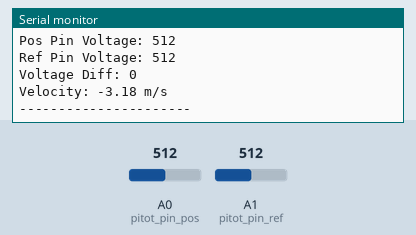
Recording of a sketch running on a simulated Arduino Uno, built with avr-gcc and run on an emulated ATmega328P. On the bench: the last lines printed to the serial monitor. The inputs (shaded band) are chosen by the test bench; at power-on: A1 (pitot_pin_ref) = 512, A0 (pitot_pin_pos) = 512.

Above: at 6.6 s.
6.7 s: A1 (pitot_pin_ref) set to 785
At 7.43 s:
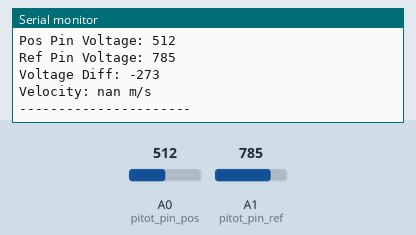
9.8 s: A1 (pitot_pin_ref) set to 808
At 10.69 s:
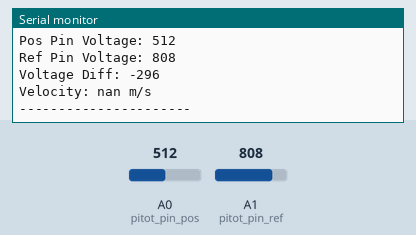
Timing chart, 0 to 12.3 s (numbered marks = the images above; inputs shaded):
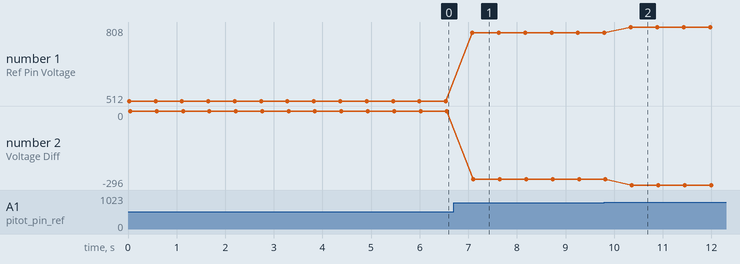

Measured:
- after the input at 6.7 s, the serial monitor: prints a new line after 0.38 s (image 1)
- after the input at 9.8 s, the serial monitor: prints a new line after 0.54 s (image 2)
- plotted number 1: 512 → 785 after the input at 6.7 s, 785 → 808 after the input at 9.8 s
- plotted number 2: 0 → -273 after the input at 6.7 s, -273 → -296 after the input at 9.8 s

The sketch:

pitot_tube.ino
```cpp
// Pitot Tube Connections
const int pitot_pin_pos = A0;
const int pitot_pin_ref = A1;

// Physical Constants
float density = 1.2;


void setup() {
  Serial.begin(9600);
  while(!Serial){;}
}
/*
void loop(){
  // Get Voltage from tube
  int pitot_voltage_pos = analogRead(pitot_pin_pos);
  int pitot_voltage_ref = analogRead(pitot_pin_ref);
  int pitot_voltage = pitot_voltage_pos - pitot_voltage_ref;
  float pitot_press_rdg = (((float)pitot_voltage / 1023.0) * 68947.6); // Convert to Pa
  float pitot_vel_rdg = sqrt((2*(pitot_press_rdg))/density)-25.96;
  Serial.println(pitot_vel_rdg);
}*/


void loop() {

  // Get Voltage from tube
  int pitot_voltage_pos = analogRead(pitot_pin_pos);
  Serial.print("Pos Pin Voltage: ");
  Serial.println(pitot_voltage_pos);
  int pitot_voltage_ref = analogRead(pitot_pin_ref);
  Serial.print("Ref Pin Voltage: ");
  Serial.println(pitot_voltage_ref);
  int pitot_voltage = pitot_voltage_pos - pitot_voltage_ref;
  Serial.print("Voltage Diff: ");
  Serial.println(pitot_voltage);
  float pitot_press_rdg = (((float)pitot_voltage / 1023.0) * 1244.2); // Convert to Pa
  float pitot_vel_rdg = sqrt((2*(pitot_press_rdg))/density)-3.18;
  Serial.print("Velocity: ");
  Serial.print(pitot_vel_rdg);
  Serial.println(" m/s\n----------------------\n");
  delay(500);

}
```
